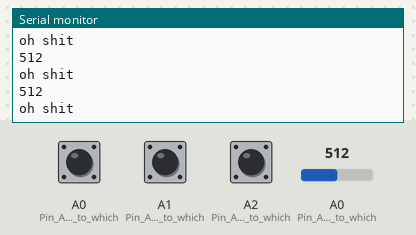
A sketch run on a simulated Arduino Uno, built with avr-gcc and run on an emulated ATmega328P. Parts: the last lines printed to the serial monitor. The inputs (shaded band) are chosen by the test bench; at power-on: A0 (Pin_A0_is_input_to_which) HIGH, A0 (Pin_A0_is_input_to_which) = 512, A1 (Pin_A1_is_input_to_which) HIGH, A2 (Pin_A2_is_input_to_which) HIGH.

Above: at 1.8 s.
1.9 s: A0 (Pin_A0_is_input_to_which) pulled LOW for 0.65 s
At 2.32 s:
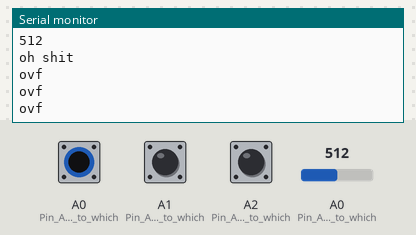
4.0 s: A0 (Pin_A0_is_input_to_which) set to 716
5.5 s: A1 (Pin_A1_is_input_to_which) pulled LOW for 0.65 s
At 5.83 s:
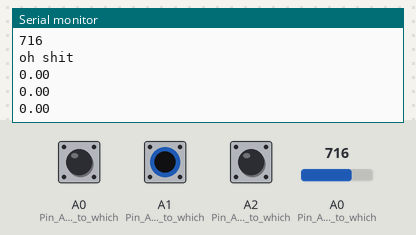
7.6 s: A2 (Pin_A2_is_input_to_which) pulled LOW for 0.65 s
At 7.86 s:
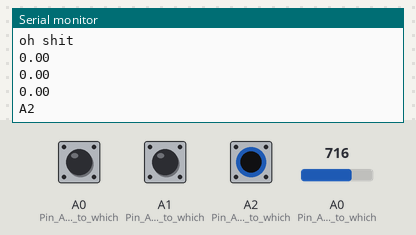
9.7 s: A0 (Pin_A0_is_input_to_which) set to 900
At 9.84 s:
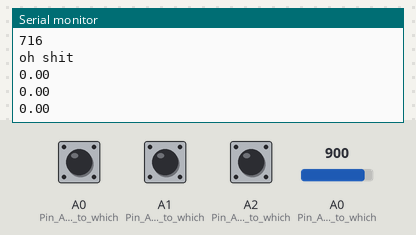
Timing chart, 0 to 12.2 s (numbered marks = the images above; inputs shaded):
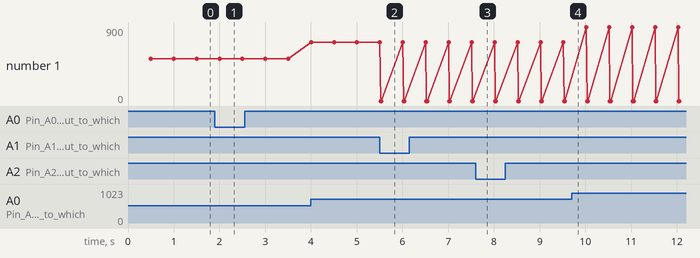

The sketch:

sketch_jan20a.ino
```cpp
int lastInterruptIndex = -1;
int headIntIndex = -1;
char InterruptLog[256] = {0};
unsigned long TimeLog[256] = {0};
bool ramOverflow = false;

void setup()
{
  Serial.begin(9600);
  Serial.println("i am 12 and wat is this");
  InitialiseIO();
  InitialiseInterrupt();
}

void loop() {
   delay(500);
   int kek = analogRead(A0);
   Serial.println(kek);
   Serial.println("oh shit");
   if (ramOverflow){
    Serial.println("Overflowed SRAM buffer!");
    ramOverflow = false; //reset, this is not strictly unrecoverable.
   }
   if (lastInterruptIndex < 0){
    return; //restart the loop don't do unneccessary work
   }
   int A0 = 0;
   int A1 = 0;
   int A2 = 0;
   for( int i = headIntIndex; i < lastInterruptIndex; i++){
    char toTwiddle = InterruptLog[i];
    char temp0 = toTwiddle & 0x1;
    char temp1 = (toTwiddle & 0x2) >> 1;
    char temp2 = (toTwiddle & 0x4) >> 2;
    A0 += temp0;
    A1 += temp1;
    A2 += temp2;
   }
   unsigned long timeElapsed = (TimeLog[lastInterruptIndex] - TimeLog[0])/(10^6);
   float avg0 = A0/timeElapsed;
   float avg1 = A1/timeElapsed;
   float avg2 = A2/timeElapsed;
   Serial.println(avg0, 2);
   Serial.println(avg1, 2);
   Serial.println(avg2, 2);
   return;
}

void InitialiseIO(){
  pinMode(A0, INPUT);     // Pin A0 is input to which a switch is connected
  digitalWrite(A0, HIGH);   // Configure internal pull-up resistor
  pinMode(A1, INPUT);    // Pin A1 is input to which a switch is connected
  digitalWrite(A1, HIGH);   // Configure internal pull-up resistor
  pinMode(A2, INPUT);    // Pin A2 is input to which a switch is connected
  digitalWrite(A2, HIGH);      // Configure internal pull-up resistor
}

void InitialiseInterrupt(){
  cli();    // switch interrupts off while messing with their settings
  PCICR =0x02;          // Enable PCINT1 interrupt
  PCMSK1 = 0b00000111;
  sei();    // turn interrupts back on
}

ISR(PCINT1_vect) {    // Interrupt service routine. Every single PCINT8..14 (=ADC0..5) change
            // will generate an interrupt: but this will always be the same interrupt routine
  volatile char store = 0x0;

  if (digitalRead(A0)==0){
    store |= 0x1;
    Serial.println("A0");
  }

  if (digitalRead(A1)==0){
    store |= 0x2;;
    Serial.println("A1");
  }

  if (digitalRead(A2)==0) {
    store |= 0x4;
    Serial.println("A2");
  }

  if (store > 0x0){
    if (lastInterruptIndex >= 255){
       lastInterruptIndex = -1; //if we are about to overflow buffer, overwrite oldest.
       ramOverflow = true;
    }
    lastInterruptIndex++;
    InterruptLog[lastInterruptIndex] = store;
    TimeLog[lastInterruptIndex] = micros();
  }
}
```

Measured:
- after the input at 1.9 s, the serial monitor: prints a new line at once (image 1)
- after the input at 5.5 s, the serial monitor: prints a new line at once (image 2)
- after the input at 7.6 s, the serial monitor: prints a new line at once (image 3)
- plotted number 1: 512 → 716 after the input at 4.0 s, 716 → 0 after the input at 5.5 s
